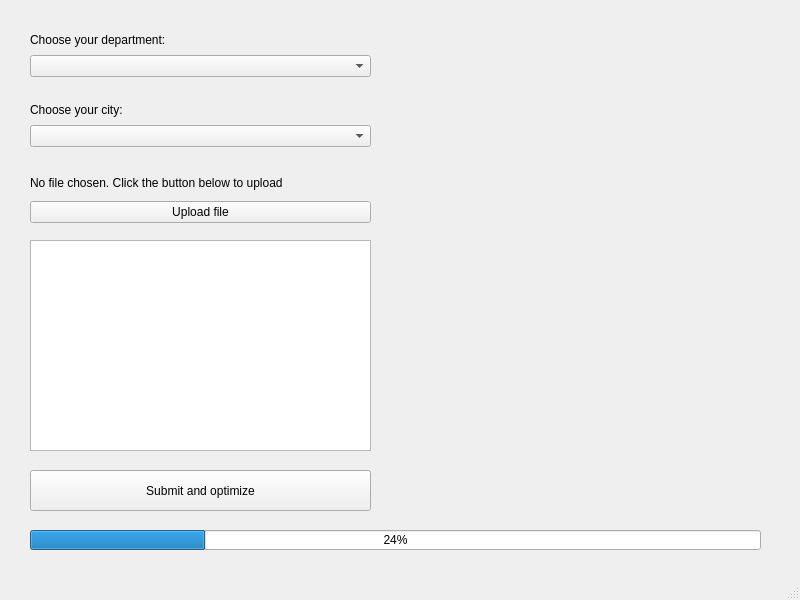
<?xml version="1.0" encoding="UTF-8"?>
<ui version="4.0">
 <class>XOptimizer</class>
 <widget class="QMainWindow" name="XOptimizer">
  <property name="geometry">
   <rect>
    <x>0</x>
    <y>0</y>
    <width>800</width>
    <height>600</height>
   </rect>
  </property>
  <property name="windowTitle">
   <string>XOptimizer</string>
  </property>
  <widget class="QWidget" name="centralwidget">
   <widget class="QPushButton" name="pushButton">
    <property name="geometry">
     <rect>
      <x>30</x>
      <y>470</y>
      <width>341</width>
      <height>41</height>
     </rect>
    </property>
    <property name="text">
     <string>Submit and optimize</string>
    </property>
   </widget>
   <widget class="QProgressBar" name="progressBar">
    <property name="geometry">
     <rect>
      <x>30</x>
      <y>530</y>
      <width>731</width>
      <height>20</height>
     </rect>
    </property>
    <property name="value">
     <number>24</number>
    </property>
   </widget>
   <widget class="QWidget" name="layoutWidget">
    <property name="geometry">
     <rect>
      <x>30</x>
      <y>100</y>
      <width>341</width>
      <height>47</height>
     </rect>
    </property>
    <layout class="QVBoxLayout" name="verticalLayout_2">
     <item>
      <widget class="QLabel" name="label_2">
       <property name="text">
        <string>Choose your city:</string>
       </property>
      </widget>
     </item>
     <item>
      <widget class="QComboBox" name="CitycomboBox_2"/>
     </item>
    </layout>
   </widget>
   <widget class="QWidget" name="layoutWidget">
    <property name="geometry">
     <rect>
      <x>30</x>
      <y>30</y>
      <width>341</width>
      <height>47</height>
     </rect>
    </property>
    <layout class="QVBoxLayout" name="verticalLayout">
     <item>
      <widget class="QLabel" name="label">
       <property name="text">
        <string>Choose your department:</string>
       </property>
      </widget>
     </item>
     <item>
      <widget class="QComboBox" name="DepartmentcomboBox"/>
     </item>
    </layout>
   </widget>
   <widget class="QPlainTextEdit" name="plainTextEdit">
    <property name="geometry">
     <rect>
      <x>30</x>
      <y>240</y>
      <width>341</width>
      <height>211</height>
     </rect>
    </property>
   </widget>
   <widget class="QWidget" name="">
    <property name="geometry">
     <rect>
      <x>30</x>
      <y>170</y>
      <width>341</width>
      <height>53</height>
     </rect>
    </property>
    <layout class="QVBoxLayout" name="verticalLayout_3">
     <item>
      <widget class="QLabel" name="filelabel">
       <property name="text">
        <string>No file chosen. Click the button below to upload</string>
       </property>
      </widget>
     </item>
     <item>
      <widget class="QPushButton" name="uploadFileButton">
       <property name="text">
        <string>Upload file</string>
       </property>
      </widget>
     </item>
    </layout>
   </widget>
  </widget>
  <widget class="QMenuBar" name="menubar">
   <property name="geometry">
    <rect>
     <x>0</x>
     <y>0</y>
     <width>800</width>
     <height>26</height>
    </rect>
   </property>
  </widget>
  <widget class="QStatusBar" name="statusbar"/>
 </widget>
 <resources/>
 <connections/>
</ui>
